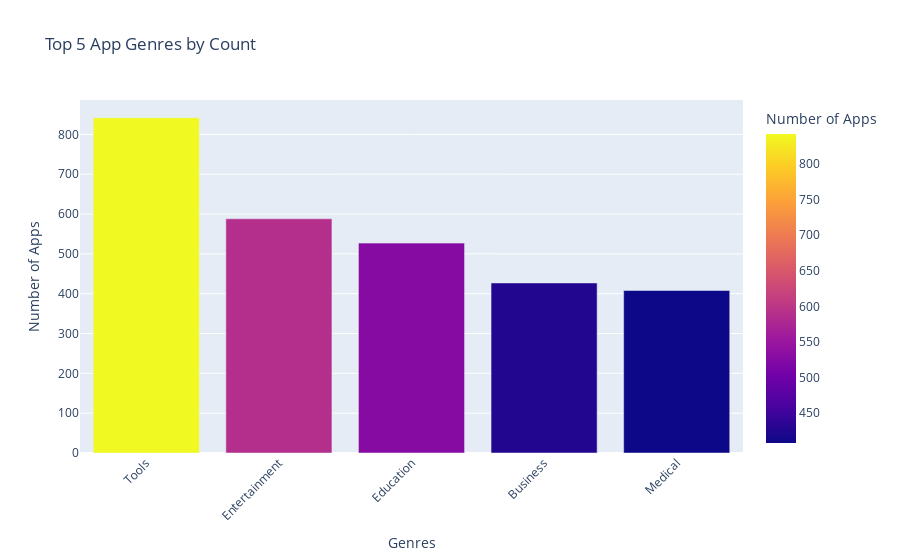

Notebook code cell kept with this figure:
### Code cell
top5_genres = df['Genres'].value_counts().head(5).reset_index()
top5_genres.columns = ['Genres', 'Count']
fig = px.bar(top5_genres, x='Genres', y='Count',
             labels={'Genre': 'Genre', 'Count': 'Number of Apps'},
             title='Top 5 App Genres by Count',
             color='Count')

# Show the plot
fig.update_layout(xaxis_tickangle=-45, xaxis=dict(type='category'))
fig.show()

### Figure 1 — Plotly figure (JSON) as saved in the notebook; plotly's stock layout.template omitted (floating-point values rounded to 4 significant figures)
{"data": [{"alignmentgroup": "True", "hovertemplate": "Genres=%{x}<br>Number of Apps=%{marker.color}<extra></extra>", "legendgroup": "", "marker": {"color": [842, 588, 527, 427, 408], "coloraxis": "coloraxis", "pattern": {"shape": ""}}, "name": "", "offsetgroup": "", "orientation": "v", "showlegend": false, "textposition": "auto", "type": "bar", "x": ["Tools", "Entertainment", "Education", "Business", "Medical"], "xaxis": "x", "y": [842, 588, 527, 427, 408], "yaxis": "y"}], "layout": {"barmode": "relative", "coloraxis": {"colorbar": {"title": {"text": "Number of Apps"}}, "colorscale": [[0, "#0d0887"], [0.1111, "#46039f"], [0.2222, "#7201a8"], [0.3333, "#9c179e"], [0.4444, "#bd3786"], [0.5556, "#d8576b"], [0.6667, "#ed7953"], [0.7778, "#fb9f3a"], [0.8889, "#fdca26"], [1, "#f0f921"]]}, "legend": {"tracegroupgap": 0}, "title": {"text": "Top 5 App Genres by Count"}, "xaxis": {"anchor": "y", "domain": [0, 1], "tickangle": -45, "title": {"text": "Genres"}, "type": "category"}, "yaxis": {"anchor": "x", "domain": [0, 1], "title": {"text": "Number of Apps"}}}}
